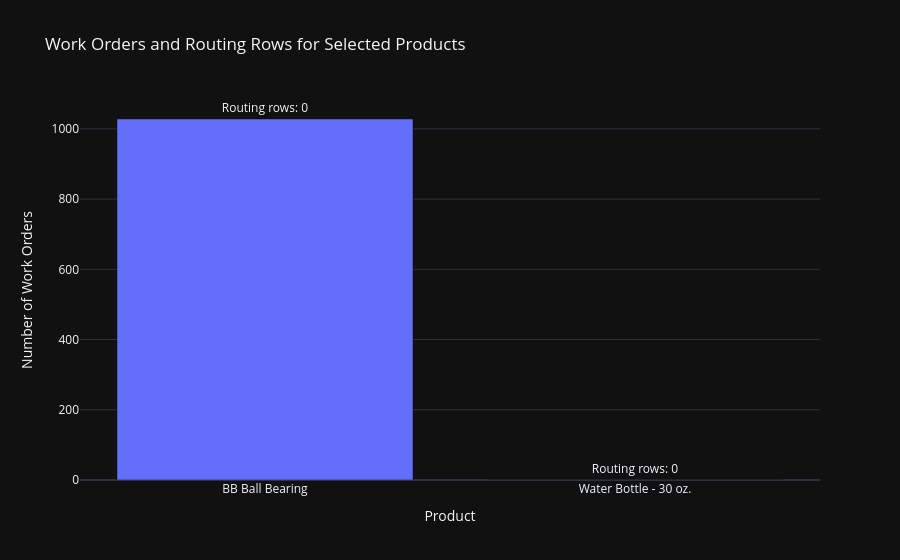

The notebook cell saved with this chart:
### Code cell
run_agent_with_langfuse('tell me about the routes of these products')

### Figure 1 — Plotly figure (JSON) as saved in the notebook; plotly's stock layout.template omitted (floating-point values rounded to 4 significant figures)
{"data": [{"hovertemplate": "Product=%{x}<br>Number of Work Orders=%{y}<br>Routing Rows=%{text}<extra></extra>", "legendgroup": "BB Ball Bearing", "marker": {"color": "#636efa", "pattern": {"shape": ""}}, "name": "BB Ball Bearing", "orientation": "v", "showlegend": true, "text": [0.0], "textposition": "outside", "x": ["BB Ball Bearing"], "xaxis": "x", "y": [1028], "yaxis": "y", "type": "bar", "texttemplate": "Routing rows: %{text}"}, {"hovertemplate": "Product=%{x}<br>Number of Work Orders=%{y}<br>Routing Rows=%{text}<extra></extra>", "legendgroup": "Water Bottle - 30 oz.", "marker": {"color": "#EF553B", "pattern": {"shape": ""}}, "name": "Water Bottle - 30 oz.", "orientation": "v", "showlegend": true, "text": [0.0], "textposition": "outside", "x": ["Water Bottle - 30 oz."], "xaxis": "x", "y": [0], "yaxis": "y", "type": "bar", "texttemplate": "Routing rows: %{text}"}], "layout": {"xaxis": {"anchor": "y", "domain": [0.0, 1.0], "title": {"text": "Product"}, "categoryorder": "array", "categoryarray": ["BB Ball Bearing", "Water Bottle - 30 oz."]}, "yaxis": {"anchor": "x", "domain": [0.0, 1.0], "title": {"text": "Number of Work Orders"}}, "legend": {"title": {"text": "Product"}, "tracegroupgap": 0}, "title": {"text": "Work Orders and Routing Rows for Selected Products"}, "barmode": "relative", "showlegend": false}}
